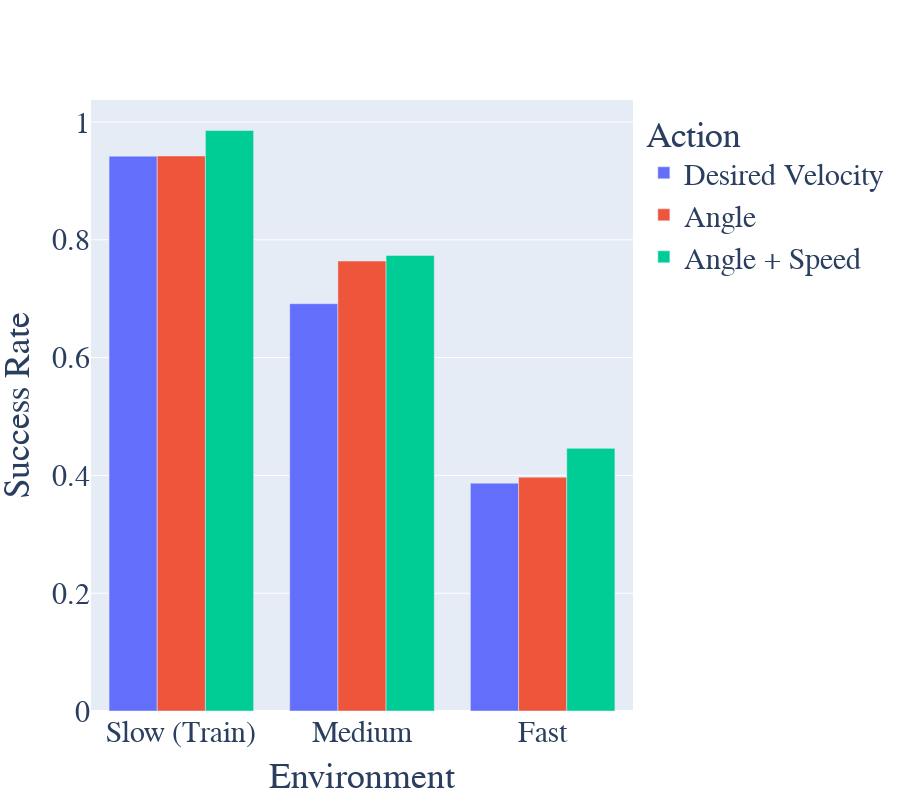

The notebook cell this image was saved under:
### Code cell
fig = go.Figure(
    layout=dict(
        height=800,
        yaxis_title="Success Rate",
        xaxis_title="Environment",
        legend_title="Action",
        font_size=30,
        font_family="calibri",
    )
)

envs = ["train", "medium", "fast"]
env_names = ["Slow (Train)", "Medium", "Fast"]

paths = [
    "8_desired_velocity/section.csv",
    "8_angular_and_relative/section_angular.csv",
    "8_angular_and_relative/section_angular_and_velocity.csv",
]
path_names = [
    "Desired Velocity",
    "Angle",
    "Angle + Speed",
]

for path, name in zip(paths, path_names):
    d = df[df.path == path]
    fig.add_bar(
        name=name,
        x=env_names,
        y=[d.success[d.env == e].mean() for e in envs],
    )

fig

### Figure 1 — Plotly figure (JSON) as saved in the notebook; plotly's stock layout.template omitted (floating-point values rounded to 4 significant figures)
{"data": [{"name": "Desired Velocity", "type": "bar", "x": ["Slow (Train)", "Medium", "Fast"], "y": [0.942, 0.6915, 0.3868]}, {"name": "Angle", "type": "bar", "x": ["Slow (Train)", "Medium", "Fast"], "y": [0.9423, 0.7639, 0.3968]}, {"name": "Angle + Speed", "type": "bar", "x": ["Slow (Train)", "Medium", "Fast"], "y": [0.9855, 0.7734, 0.4459]}], "layout": {"font": {"family": "calibri", "size": 30}, "height": 800, "legend": {"title": {"text": "Action"}}, "xaxis": {"title": {"text": "Environment"}}, "yaxis": {"title": {"text": "Success Rate"}}}}
